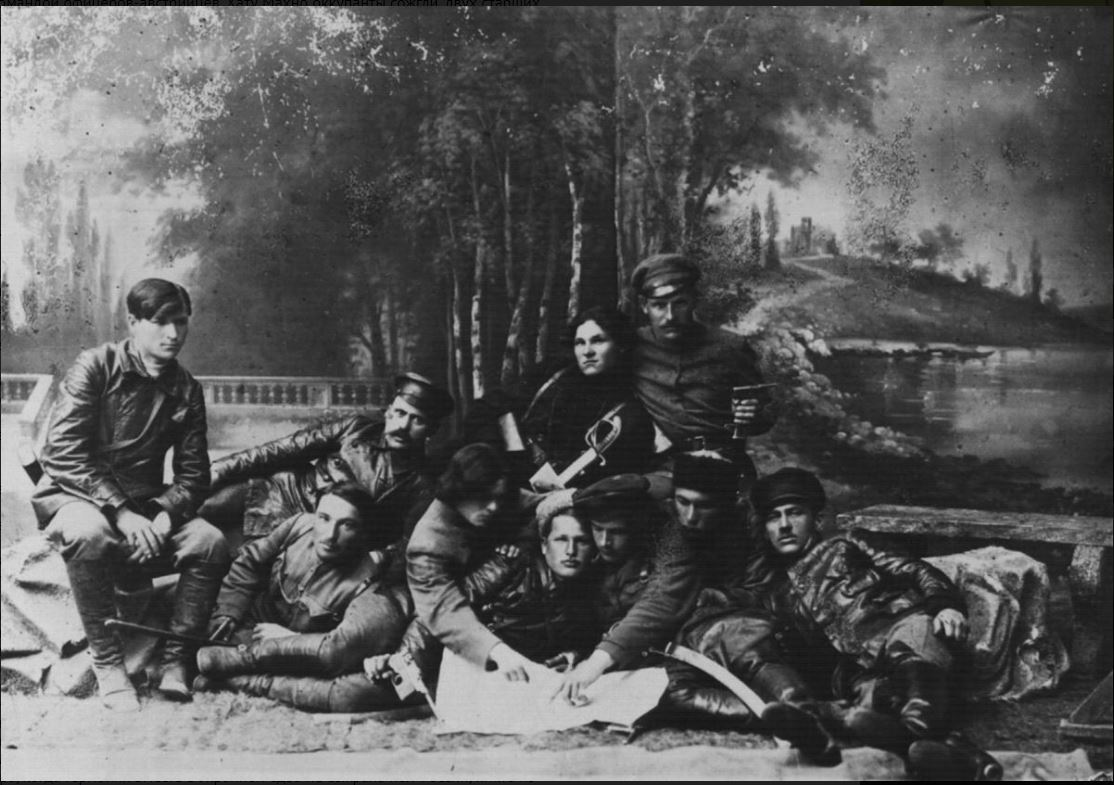
#> input picture mod_page/assets/historical_makhno_berdyansk_1919.jpg, 1114 x 785 px, found by its file name
$ python test_slide_15.py
#> lines starting #> are read from the running program, lines starting #| are printed output that depends on the picture
import os
from PIL import Image, ImageDraw, ImageFont, ImageEnhance

ROOT = "/home/astra/.gemini/antigravity/scratch/hoi4_gulyaypole_mod_release"
WIDTH, HEIGHT = 1920, 1080
FONT_BLACK = "tools/fonts/SourceSerifPro-Black.ttf"
FONT_BOLD = "tools/fonts/SourceSerifPro-Bold.ttf"
FONT_REG = "tools/fonts/SourceSerifPro-Regular.ttf"

im = Image.open(os.path.join(ROOT, "mod_page/assets/historical_makhno_berdyansk_1919.jpg")).convert("RGB")
#> im is the input picture: PIL image 1114x785 RGB; mean R, G, B 90.4, 90.4, 90.4

im_ratio = im.width / im.height
#> im_ratio = 1.42
target_ratio = WIDTH / HEIGHT
if im_ratio > target_ratio:
    new_height = HEIGHT
    new_width = int(new_height * im_ratio)
else:
    new_width = WIDTH
    new_height = int(new_width / im_ratio)
#> new_height = 1352

im = im.resize((new_width, new_height), Image.Resampling.LANCZOS)
#> im: PIL image 1920x1352 RGB
left = (im.width - WIDTH) // 2
#> left = 0
top = (im.height - HEIGHT) // 2
#> top = 136
im = im.crop((left, top, left + WIDTH, top + HEIGHT))
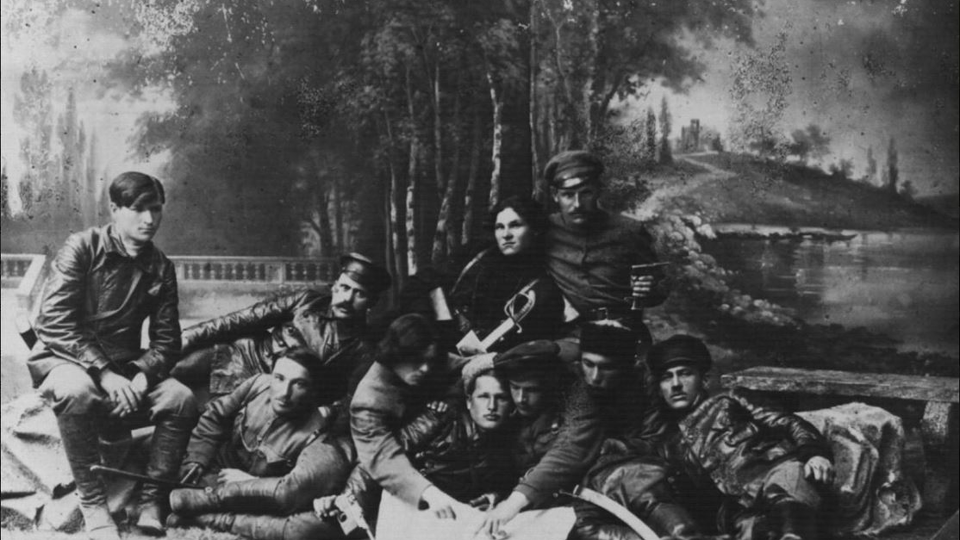
#> im: PIL image 1920x1080 RGB (shown at 1/2 size); mean R, G, B 84.2, 84.2, 84.2

im = ImageEnhance.Contrast(im).enhance(1.20)
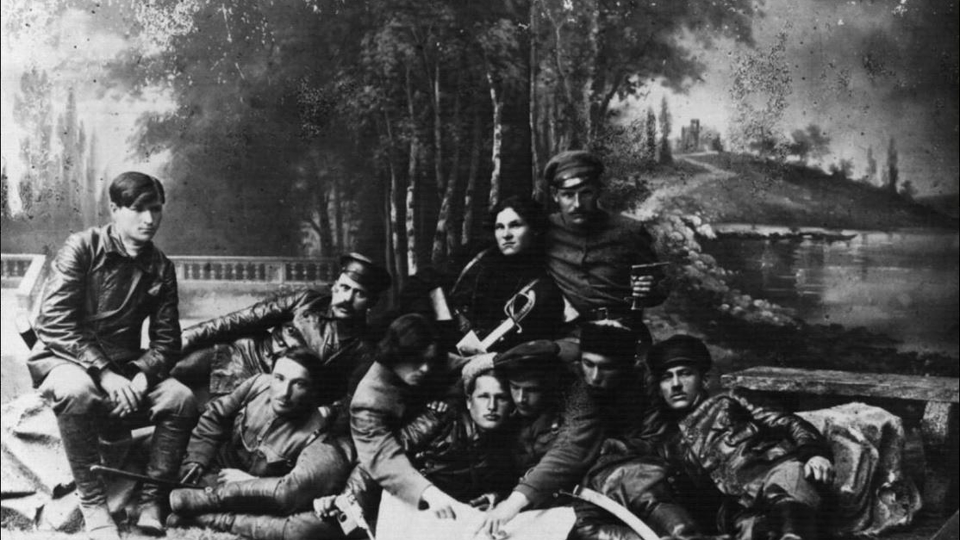
#> im: PIL image 1920x1080 RGB (shown at 1/2 size); mean R, G, B 83.8, 83.9, 83.8
im = ImageEnhance.Color(im).enhance(0.70)

overlay = Image.new("RGBA", (WIDTH, HEIGHT), (0, 0, 0, 0))
#> overlay: PIL image 1920x1080 RGBA; every value is 0
odraw = ImageDraw.Draw(overlay)

for y in range(HEIGHT):
    alpha = int(185 * (y / HEIGHT)**1.6)
    if y < 350:
        top_alpha = int(120 * ((350 - y) / 350)**1.8)
        alpha = max(alpha, top_alpha)
    odraw.line([(0, y), (WIDTH, y)], fill=(12, 10, 8, alpha))

card_top = HEIGHT - 380
card_bot = HEIGHT - 90
card_left = 120
card_right = WIDTH - 120
odraw.rectangle([card_left, card_top, card_right, card_bot], fill=(15, 13, 11, 215), outline=(195, 155, 90, 240), width=3)

im = Image.alpha_composite(im.convert("RGBA"), overlay).convert("RGB")
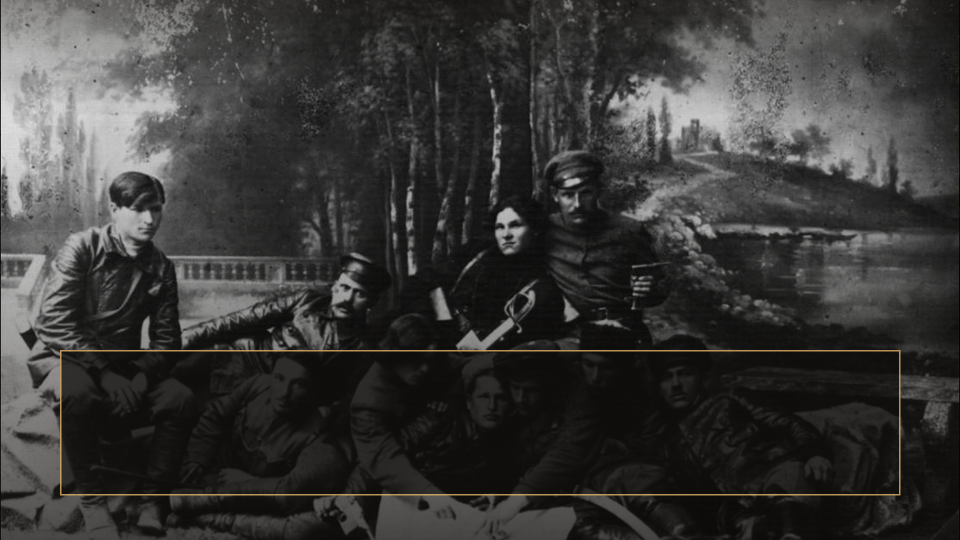
#> im: PIL image 1920x1080 RGB (shown at 1/2 size); mean R, G, B 57.9, 56.8, 55.7
draw = ImageDraw.Draw(im)

font_badge = ImageFont.truetype(FONT_BOLD, 25)
font_title = ImageFont.truetype(FONT_BLACK, 46)
font_sub = ImageFont.truetype(FONT_REG, 30)

badge_text = "ИСТОРИЧЕСКАЯ ХРОНИКА • БЕРДЯНСК, 1919"
bbox_b = draw.textbbox((0, 0), badge_text, font=font_badge)
#> bbox_b = (0, 6, 589, 28)
bw = bbox_b[2] - bbox_b[0]
#> bw = 589
bx = (WIDTH - bw) // 2
#> bx = 665
by = card_top + 32
draw.line([(bx - 120, by + 16), (bx - 20, by + 16)], fill=(195, 155, 90), width=2)
draw.line([(bx + bw + 20, by + 16), (bx + bw + 120, by + 16)], fill=(195, 155, 90), width=2)
draw.text((bx, by), badge_text, fill=(235, 195, 115), font=font_badge)

title_text = "НЕСТОР МАХНО И ШТАБ ПОВСТАНЦЕВ"
bbox_t = draw.textbbox((0, 0), title_text, font=font_title)
#> bbox_t = (0, 8, 919, 50)
tw = bbox_t[2] - bbox_t[0]
#> tw = 919
tx = (WIDTH - tw) // 2
#> tx = 500
ty = card_top + 85
draw.text((tx + 2, ty + 2), title_text, fill=(0, 0, 0), font=font_title)
draw.text((tx, ty), title_text, fill=(255, 255, 255), font=font_title)

sub_text = "Культовый саундтрек «Монгол Шуудан», живая история и дух вольной борьбы"
bbox_s = draw.textbbox((0, 0), sub_text, font=font_sub)
#> bbox_s = (0, 4, 1265, 34)
sw = bbox_s[2] - bbox_s[0]
#> sw = 1265
sx = (WIDTH - sw) // 2
#> sx = 327
sy = card_top + 175
draw.text((sx + 1, sy + 1), sub_text, fill=(0, 0, 0), font=font_sub)
draw.text((sx, sy), sub_text, fill=(215, 210, 195), font=font_sub)

im.save("promo_video/slides_v2/test_slide_15.png", quality=95)
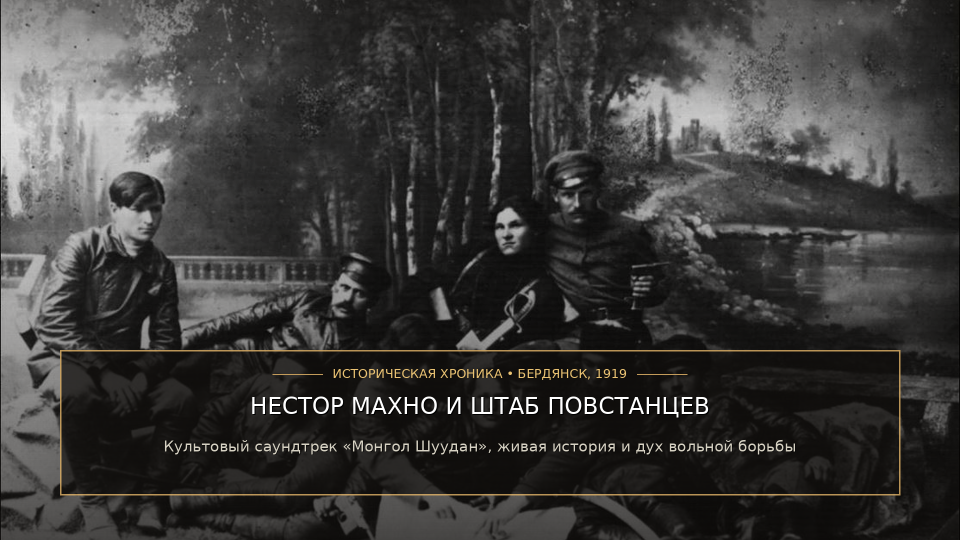
#> saved as test_slide_15.png: PIL image 1920x1080 RGB (shown at 1/2 size); mean R, G, B 60, 58.9, 57.5
print("Slide 15 created successfully")

$ run again, with mod_page/assets/historical_makhno_1920.jpg copied over mod_page/assets/historical_makhno_berdyansk_1919.jpg
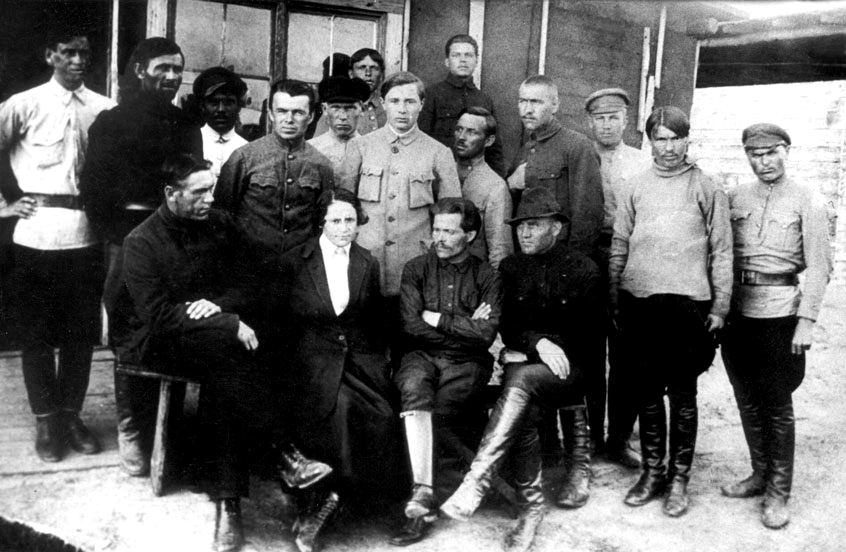
#> input picture mod_page/assets/historical_makhno_1920.jpg, 846 x 552 px, found by its file name
#> im is the input picture: PIL image 846x552 RGB; min 0, max 255, mean 100.2
#> overlay: PIL image 1920x1080 RGBA; every value is 0
#> `im = Image.alpha_composite(im.convert("RGBA"), overlay).convert("RGB")`:
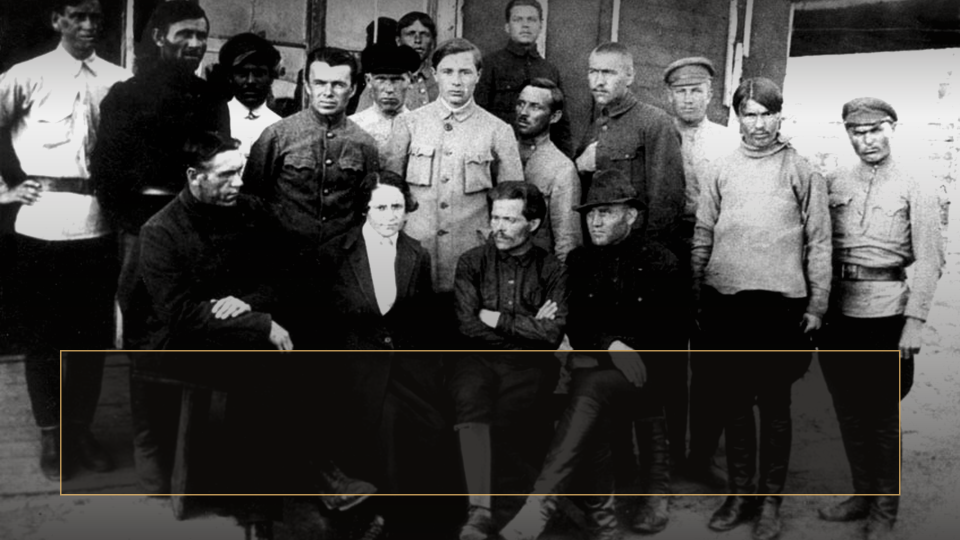
#> im: PIL image 1920x1080 RGB (shown at 1/2 size); mean R, G, B 68.6, 67.6, 66.4
#> bbox_b = (0, 6, 589, 28)
#> bw = 589
#> bx = 665
#> bbox_t = (0, 8, 919, 50)
#> tw = 919
#> tx = 500
#> bbox_s = (0, 4, 1265, 34)
#> sw = 1265
#> sx = 327
#> `im.save("promo_video/slides_v2/test_slide_15.png", quality=95)`:
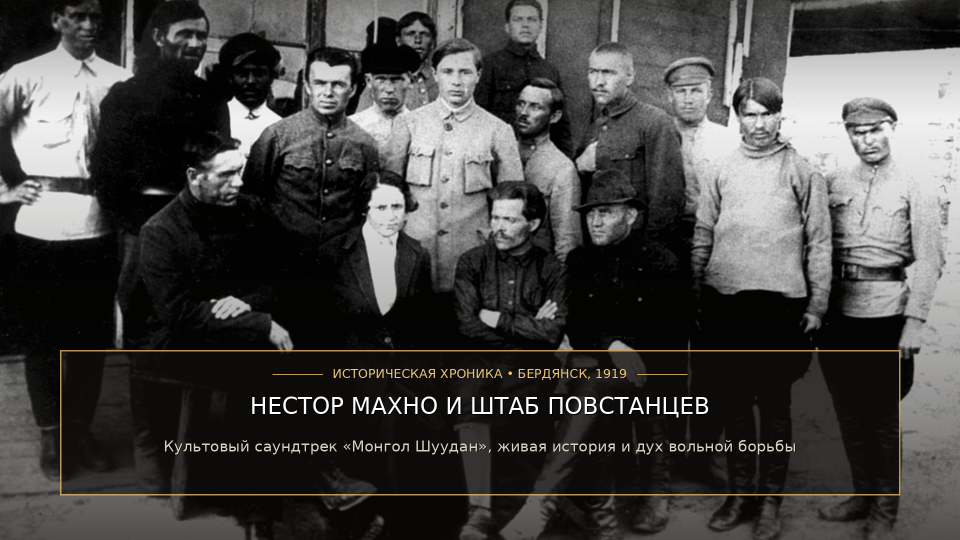
#> saved as test_slide_15.png: PIL image 1920x1080 RGB (shown at 1/2 size); mean R, G, B 70.8, 69.7, 68.3
